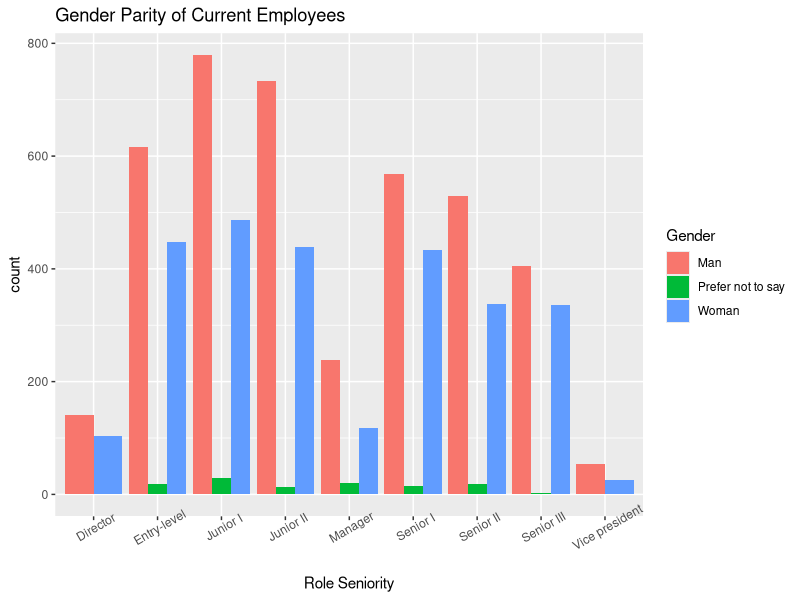
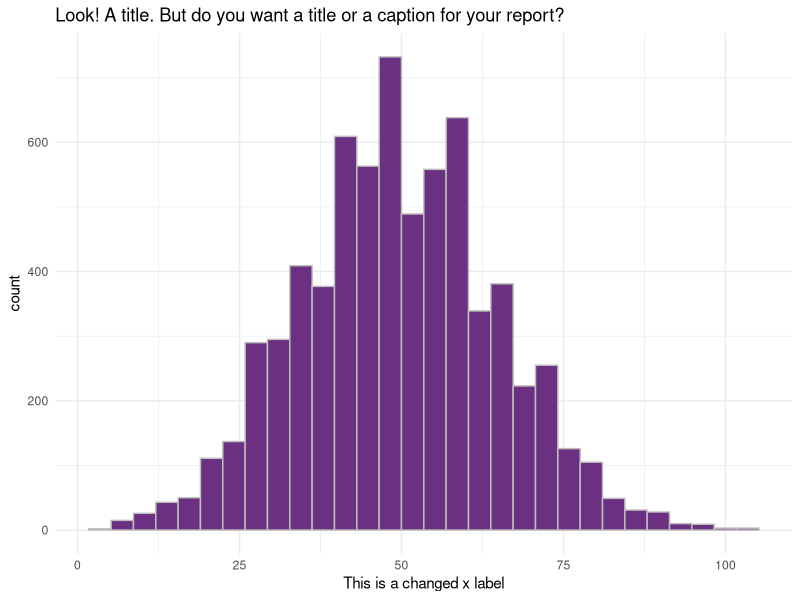
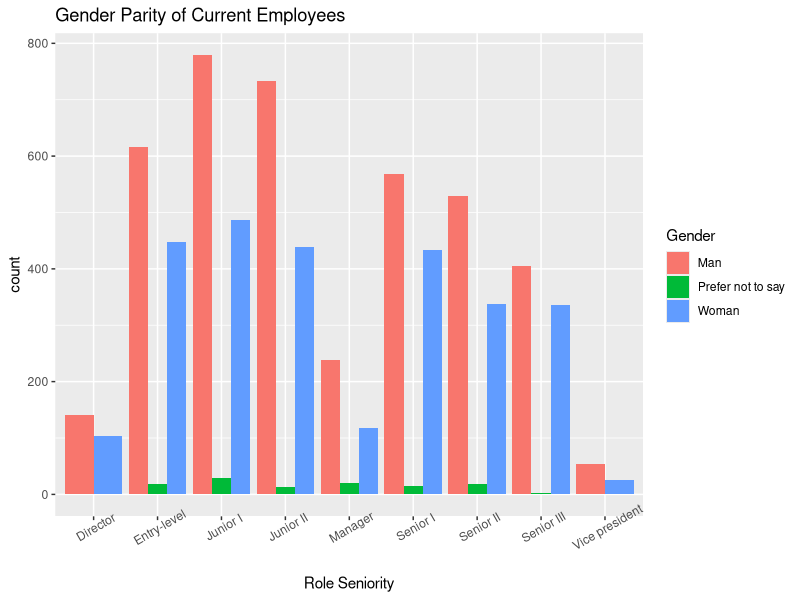

Write the R code that produced these figures, in order.
## ---- chunk 1
library(tidyverse)
# this should supress all code and messages
knitr::opts_chunk$set(include=FALSE)
## ---- chunk 2
# This chunk provides an example of some things you can do with RMarkdown to make your report creation process easier

# read in the data
black_saber_current_employees <- read_csv("data/black-saber-current-employees.csv")

# create a visualisation
my_plot <- black_saber_current_employees %>% 
  ggplot(aes(x = productivity)) +
  geom_histogram(colour = "grey", fill = "#6C3082") +
  theme_minimal() +
  labs(title = "Look! A title. But do you want a title or a caption for your report?", x = "This is a changed x label")

# save your plot in your images folder, you can specify the height and width, too
# saving this means you can add the image to your exectuve summary without having to run or rerun the code, if you wish
ggsave("images/example.png", width = 7, height = 4)

# notice how the image is included with the ![](file/path.png) below
## ---- chunk 3
gender_to_currentroles <- select(black_saber_current_employees, gender, role_seniority) 

#creating visual to display  reported gender ratios of current employees
gender_to_currentroles%>%
  gather(gender,role_seniority)%>%
  mutate(roles = factor(role_seniority))%>%
  ggplot(aes(roles,fill=gender))+
  geom_bar(preserve="single",position="dodge")+
  theme(axis.text.x = element_text(angle=30))+
  labs(title = "Gender Parity of Current Employees",fill="Gender")+
  xlab("Role Seniority")

ggsave("images/currentgender.png", width = 7, height = 4)
## ---- chunk 4
phase1_applicants <- read_csv("data/phase1-new-grad-applicants-2020.csv")
phase2_applicants <- read_csv("data/phase2-new-grad-applicants-2020.csv")
phase3_applicants <- read_csv("data/phase3-new-grad-applicants-2020.csv")
final_hires <- read_csv("data/final-hires-newgrad_2020.csv")

# Adds Applicant Info to Phase 3
phase3_applicants <- phase3_applicants %>%
  left_join(phase2_applicants, by = "applicant_id")
# Adds Applicant Info to Final Hires
final_hires <- final_hires %>%  
  left_join(phase3_applicants, by = "applicant_id")
## ---- chunk 5
current_employees <- read.csv("data/black-saber-current-employees.csv")
## ---- chunk 6
library(tidyverse)
library(lme4)
